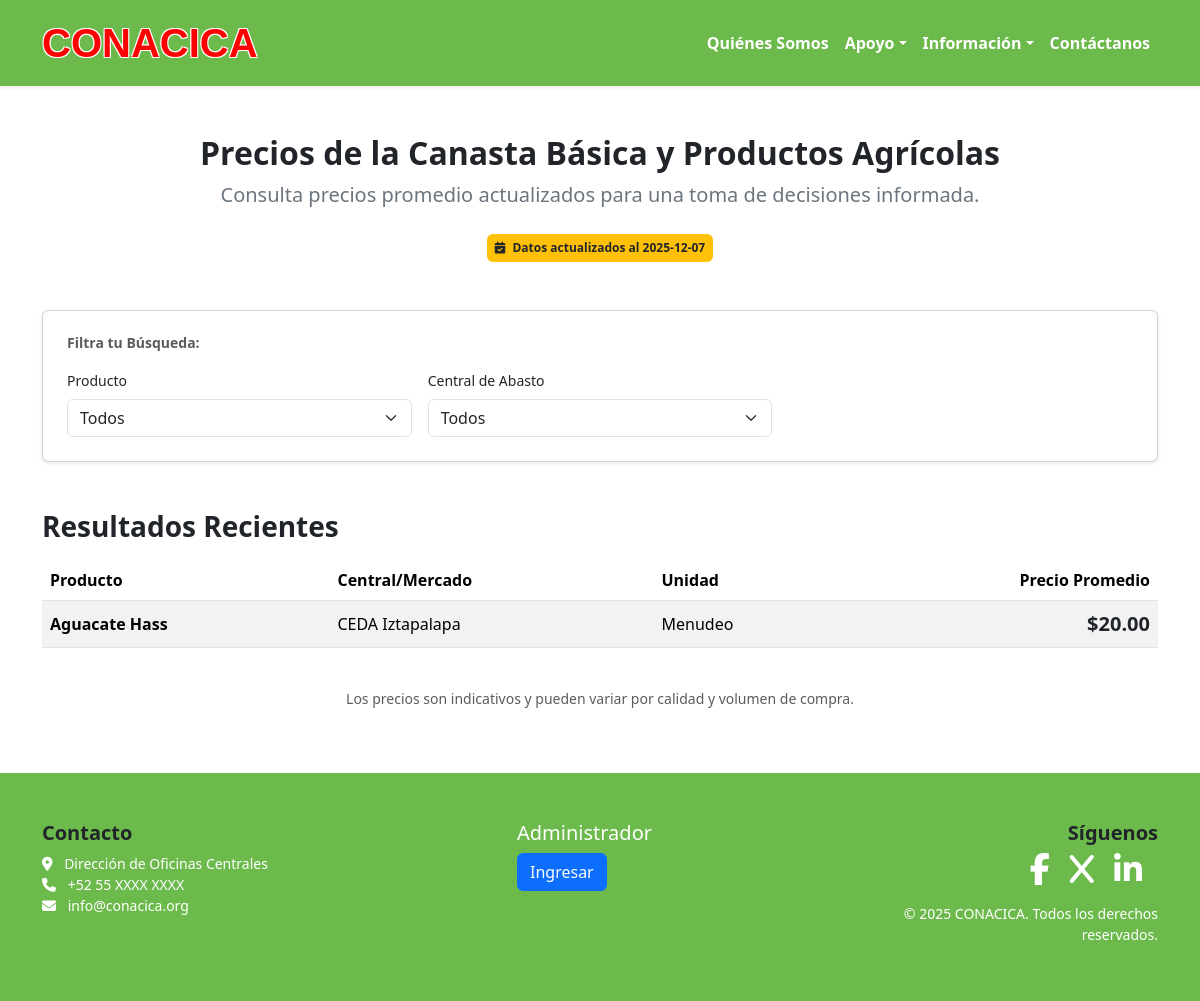
Before: /precios.php with the older database file.
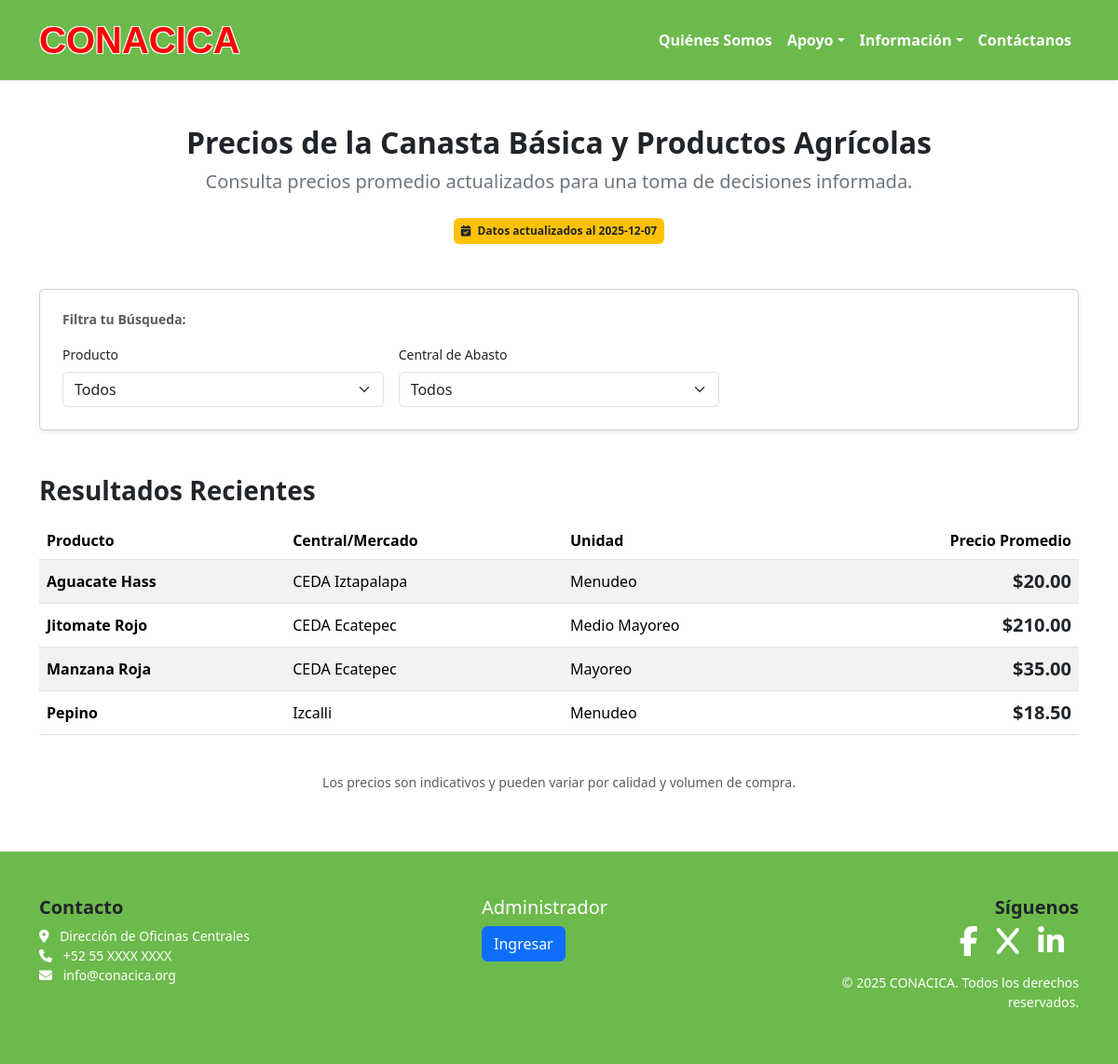
After: the same page with the newer database file.
### tables this page shows
CREATE TABLE `preciosRegistrados` (
  `preciosId` int(11) NOT NULL AUTO_INCREMENT,
  `productoId` int(11) DEFAULT NULL,
  `centralId` int(11) DEFAULT NULL,
  `unidad` enum('Mayoreo','Medio Mayoreo','Menudeo') NOT NULL,
  `precio` decimal(10,2) DEFAULT NULL,
  `fechaActualizacion` date DEFAULT NULL,
  PRIMARY KEY (`preciosId`),
  KEY `productoId` (`productoId`),
  KEY `centralId` (`centralId`),
  CONSTRAINT `1` FOREIGN KEY (`productoId`) REFERENCES `producto` (`productoId`),
  CONSTRAINT `2` FOREIGN KEY (`centralId`) REFERENCES `central` (`centralId`)
);

CREATE TABLE `producto` (
  `productoId` int(11) NOT NULL AUTO_INCREMENT,
  `productName` varchar(100) DEFAULT NULL,
  PRIMARY KEY (`productoId`)
);

CREATE TABLE `central` (
  `centralId` int(11) NOT NULL AUTO_INCREMENT,
  `centralName` varchar(150) DEFAULT NULL,
  PRIMARY KEY (`centralId`)
);

### precios.php (the view, shortened to what this page needs)
<?php
    $conn = connection();
?>
<!DOCTYPE html>
<html lang="es">
<head>
    <link href="./src/css/bootstrap.min.css" rel="stylesheet">
    <link rel="stylesheet" href="https://cdnjs.cloudflare.com/ajax/libs/font-awesome/6.5.2/css/all.min.css">
        <link rel="stylesheet" href="./src/css/style.css">
</head>
<body>
    <?php include 'nav.php'; ?>
<section id="precios-mercado" class="py-5">
    <div class="container">
        <h2 class="text-center fw-bold mb-2 text-dark">
            Precios de la Canasta Básica y Productos Agrícolas
        </h2>
        <p class="text-center fs-5 mb-4 text-secondary">Consulta precios promedio actualizados para una toma de decisiones informada.</p>
        <?php
        $sql = "SELECT fechaActualizacion FROM preciosRegistrados ORDER BY fechaActualizacion ASC LIMIT 1";
        $stmt = $conn -> prepare( $sql );
        $stmt -> execute();
        $res = $stmt -> fetch();
        ?>
        <div class="text-center mb-5">
            <span class="badge bg-warning text-dark p-2">
                <i class="fas fa-calendar-check me-1"></i> Datos actualizados al <?php echo $res['fechaActualizacion'] ?>
            </span>
        </div>
        <div class="card p-4 shadow-sm mb-5">
            <h4 class="card-title fw-bold small text-muted mb-3">Filtra tu Búsqueda:</h4>
            <div class="row g-3 align-items-end">
                <?php
                    $sql = "SELECT * FROM producto";
                    try{
                        $stmt = $conn -> prepare( $sql );
                        $stmt -> execute();
                    } catch( PDOException $e ) {
                        echo "<p>Hay un error al tratar de conectar con el servidor, Intente de nuevo más tarde.</p>";
                    }
                ?>
                <div class="col-md-4">
                    <label for="filtro-producto" class="form-label small">Producto</label>
                    <select class="form-select" id="filtroProducto">
                        <option value="">Todos</option>
                    </select>
                </div>
                <?php
                    $sql = "SELECT * FROM central";
                    try{
                        $stmt = $conn -> prepare( $sql );
                        $stmt -> execute();
                    } catch ( PDOException $e ) {
                        echo "<p>Ocurrió un error al conectar con el servidor. Por favor intentelo de nuevo más tarde.</p>";
                    }
                ?>
                <div class="col-md-4">
                    <label for="filtro-central" class="form-label small">Central de Abasto</label>
                    <select class="form-select" id="filtroCentral">
                        <option value="">Todos</option>
                    </select>
                </div>
            </div>
        </div>
        <h3 class="fw-bold mb-3">Resultados Recientes</h3>
        <div class="table-responsive">
            <table class="table table-striped table-hover align-middle">
                <thead class="bg-dark text-white">
                    <tr>
                        <th scope="col">Producto</th>
                        <th scope="col">Central/Mercado</th>
                        <th scope="col">Unidad</th>
                        <th scope="col" class="text-end">Precio Promedio</th>
                    </tr>
                </thead>
                <?php
                $sql = 'SELECT
                        reg.preciosId,
                        reg.unidad,
                        reg.precio,
                        pro.productName,
                        cen.centralName
                        FROM preciosRegistrados reg
                        INNER JOIN producto pro
                        ON reg.productoId = pro.productoId
                        INNER JOIN central cen
                        ON reg.centralId = cen.centralId
                    ';
                try{
                    $stmt = $conn -> prepare( $sql );
                    $stmt -> execute();
                } catch( PDOException $e ) {
                    echo "<p>Hubo un error al consultar los datos.</p>";
                }
                ?>
                <tbody id="preciosPub">
                    <?php while( $res = $stmt -> fetch() ): ?>
                    <tr>
                        <td class="fw-bold"><?php echo $res['productName'] ?></td>
                        <td><?php echo $res['centralName'] ?></td>
                        <td><?php echo $res['unidad'] ?></td>
                        <td class="text-end fw-bold fs-5 text-dark">$<?php echo $res['precio'] ?></td>
                    </tr>
                    <?php endwhile; ?>
                    </tbody>
            </table>
        </div>
        <p class="text-center mt-4 small text-muted">
            Los precios son indicativos y pueden variar por calidad y volumen de compra.
        </p>
    </div>
</section>
    <?php include 'footer.php'; ?>
</body>
</html>

Changed rows visible on the page:
added preciosregistrados: productoId.productName "Jitomate Rojo", centralId.centralName "CEDA Ecatepec", unidad "Medio Mayoreo", precio "210.00"
added preciosregistrados: productoId.productName "Manzana Roja", centralId.centralName "CEDA Ecatepec", unidad "Mayoreo", precio "35.00"
added preciosregistrados: productoId.productName "Pepino", centralId.centralName "Izcalli", unidad "Menudeo", precio "18.50"
